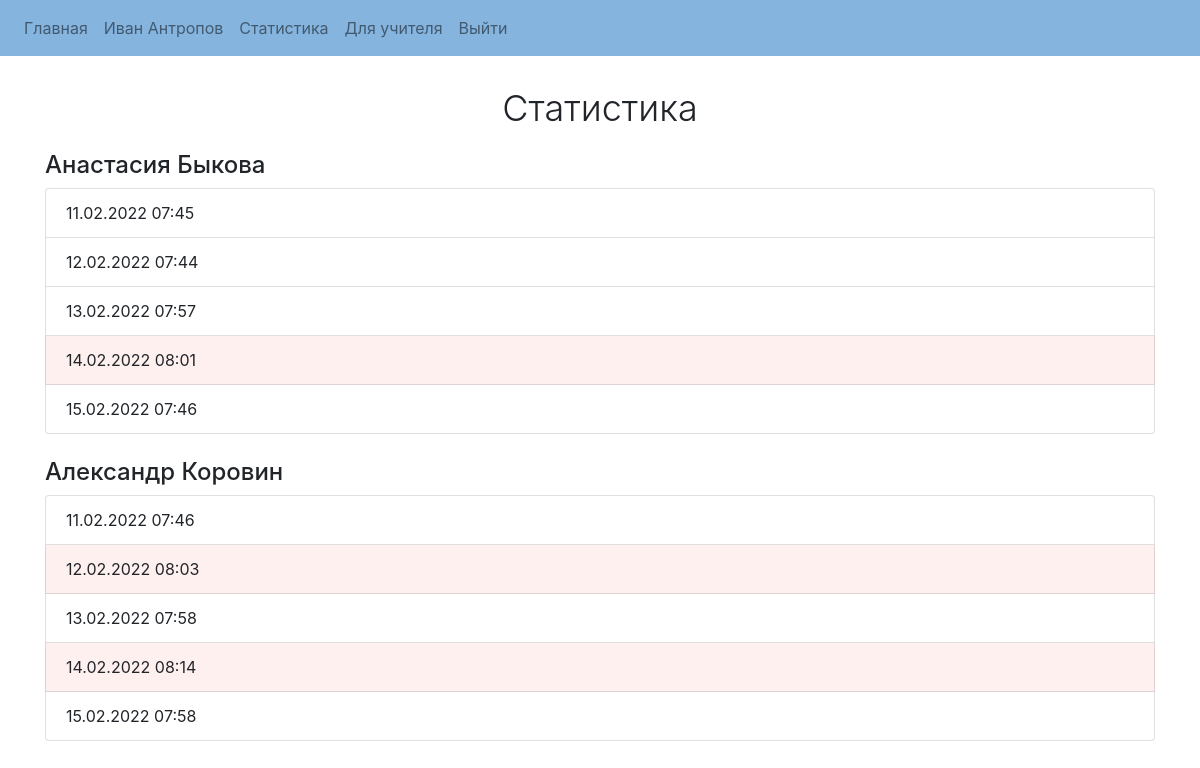
Screenshot of /statistics (signed in) with the database file from the repository.
### website/models.py (models this page shows)
class User(db.Model, UserMixin):
    id = db.Column(db.Integer, primary_key=True)
    email = db.Column(db.String(150), unique=True)
    password = db.Column(db.String(150))
    name = db.Column(db.String(150))
    phone = db.Column(db.String(150), unique=True)
    student_id = db.relationship('Student')
    tgchatid = db.Column(db.String(150))
    user_type = db.Column(db.String(150))
    school_code = db.Column(db.Integer)

class Student(db.Model):
    id = db.Column(db.Integer, primary_key=True)
    code = db.Column(db.String(150))
    name = db.Column(db.String(150))
    surname = db.Column(db.String(150))
    student_class = db.Column(db.String(150))
    student_grade = db.Column(db.Integer)
    student_attendance = db.relationship('Attendance')
    parent_id = db.Column(db.Integer, db.ForeignKey('user.id'))
    school_code = db.Column(db.Integer)

class Attendance(db.Model):
    id = db.Column(db.Integer, primary_key=True)
    student_id = db.Column(db.String(150), db.ForeignKey('student.id'))
    date = db.Column(db.String(150))
    time = db.Column(db.String(150))

### website/auth.py (the view)
@auth.route('/statistics')
@login_required
def statistics():
    return render_template("statistics.html", user=current_user)

### website/templates/statistics.html (shortened to what this page needs)
{%extends "base.html"%}
{% block content %}
<p align="center" class="lead" style="font-size: 36px; margin-top: 25px">Статистика</p>
{% for userStudent in user.student_id %}
<h4>{{userStudent.name}} {{userStudent.surname}}</h4>
<ul class="list-group">
    {% for attendance1 in userStudent.student_attendance %}
    {% if attendance1.time[:2]|int >= 8 %}
        <li class="list-group-item" style="background-color:rgb(255, 240, 240);">{{attendance1.date}} {{attendance1.time}}</li>
    {% else %}
        <li class="list-group-item">{{attendance1.date}} {{attendance1.time}}</li>
    {% endif %}
{% endfor %}
</ul>
<br>
{% endfor %}
{% endblock %}

### website/templates/base.html (shortened to what this page needs)
<!DOCTYPE html>
<html>
  <head>
    <link
      rel="stylesheet"
      href="https://stackpath.bootstrapcdn.com/bootstrap/4.4.1/css/bootstrap.min.css"
    />
    <link
      rel="stylesheet"
      href="https://stackpath.bootstrapcdn.com/font-awesome/4.7.0/css/font-awesome.min.css"
    />
  </head>
  <body>
    <nav class="navbar navbar-expand-lg navbar-light"
    style="background-color: #85b4df;">
      <div class="collapse navbar-collapse" id="navbar">
        <div class="navbar-nav">
          {% if user.is_authenticated %}
          <a class="nav-item nav-link" id="home" href="/">Главная</a>
          <a class="nav-item nav-link" id="profile" href="/profile">{{ user.name }}</a>
          <a class="nav-item nav-link" id="statistics" href="/statistics">Статистика</a>
            {% if user.user_type == 'admin' or user.user_type == 'teacher' or user.user_type == 'moderator'%}
              <a class="nav-item nav-link" id="teacher_panel" href="/teacher_panel">Для учителя</a>
            {% endif %}
          <a class="nav-item nav-link" id="logout" href="/logout">Выйти</a>
          {% else %}
          <a class="nav-item nav-link" id="home" href="/">Главная</a>
          <a class="nav-item nav-link" id="login" href="/login">Войти</a>
          <a class="nav-item nav-link" id="signUp" href="/sign-up">Регистрация</a>
          {% endif %}
        </div>
      </div>
    </nav>
    <div class="container" style="margin-top: 15px;">{% block content %} {% endblock %}</div>
  </body>
</html>

### rows the page displays
User: name "Иван Антропов"
Student: name "Анастасия", surname "Быкова"
Attendance: date "11.02.2022", time "07:45"
Attendance: date "12.02.2022", time "07:44"
Attendance: date "13.02.2022", time "07:57"
Attendance: date "14.02.2022", time "08:01"
Attendance: date "15.02.2022", time "07:46"
Student: name "Александр", surname "Коровин"
Attendance: date "11.02.2022", time "07:46"
Attendance: date "12.02.2022", time "08:03"
Attendance: date "13.02.2022", time "07:58"
Attendance: date "14.02.2022", time "08:14"
Attendance: date "15.02.2022", time "07:58"
